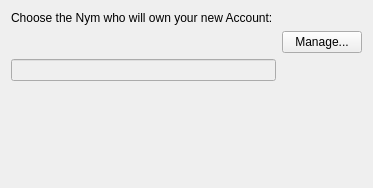
<?xml version="1.0" encoding="UTF-8"?>
<ui version="4.0">
 <class>MTPageAcct_Nym</class>
 <widget class="QWizardPage" name="MTPageAcct_Nym">
  <property name="geometry">
   <rect>
    <x>0</x>
    <y>0</y>
    <width>373</width>
    <height>188</height>
   </rect>
  </property>
  <property name="windowTitle">
   <string>WizardPage</string>
  </property>
  <layout class="QGridLayout" name="gridLayout">
   <item row="0" column="0" colspan="2">
    <widget class="QLabel" name="label">
     <property name="text">
      <string>Choose the Nym who will own your new Account:</string>
     </property>
    </widget>
   </item>
   <item row="1" column="0">
    <widget class="QPushButton" name="pushButtonSelect">
     <property name="text">
      <string/>
     </property>
     <property name="flat">
      <bool>true</bool>
     </property>
    </widget>
   </item>
   <item row="1" column="1">
    <widget class="QPushButton" name="pushButtonManage">
     <property name="maximumSize">
      <size>
       <width>100</width>
       <height>16777215</height>
      </size>
     </property>
     <property name="text">
      <string>Manage...</string>
     </property>
    </widget>
   </item>
   <item row="2" column="0">
    <widget class="QLineEdit" name="lineEditID">
     <property name="enabled">
      <bool>false</bool>
     </property>
    </widget>
   </item>
   <item row="3" column="0">
    <spacer name="verticalSpacer">
     <property name="orientation">
      <enum>Qt::Vertical</enum>
     </property>
     <property name="sizeHint" stdset="0">
      <size>
       <width>20</width>
       <height>48</height>
      </size>
     </property>
    </spacer>
   </item>
  </layout>
 </widget>
 <resources/>
 <connections/>
</ui>
